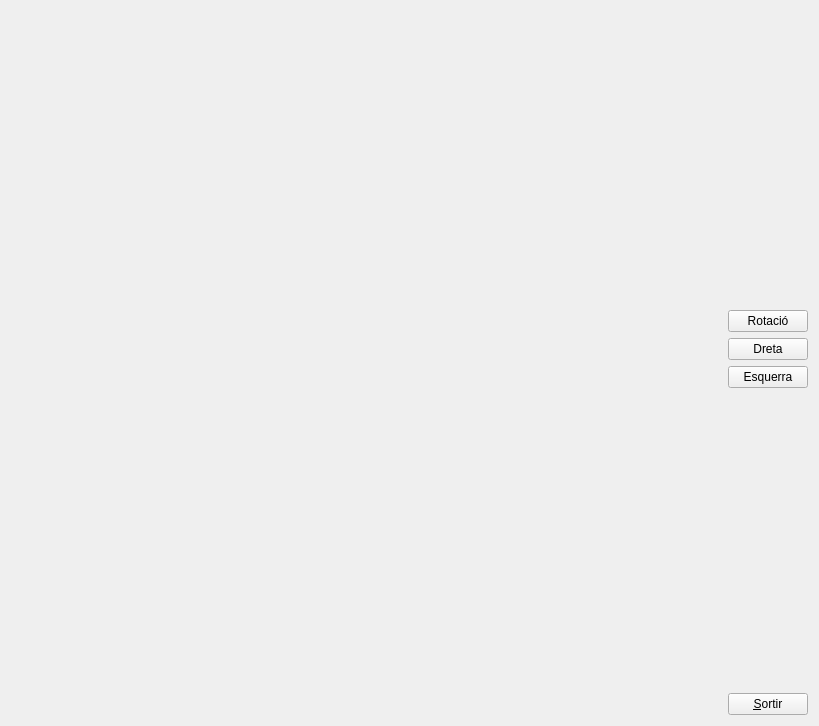
<?xml version="1.0" encoding="UTF-8"?>
<ui version="4.0">
 <class>MyForm</class>
 <widget class="QWidget" name="MyForm">
  <property name="geometry">
   <rect>
    <x>0</x>
    <y>0</y>
    <width>819</width>
    <height>726</height>
   </rect>
  </property>
  <property name="windowTitle">
   <string>IDI-Lab</string>
  </property>
  <layout class="QHBoxLayout" name="horizontalLayout">
   <item>
    <widget class="NouGLWidget" name="widget" native="true">
     <property name="sizePolicy">
      <sizepolicy hsizetype="Expanding" vsizetype="Expanding">
       <horstretch>0</horstretch>
       <verstretch>0</verstretch>
      </sizepolicy>
     </property>
    </widget>
   </item>
   <item>
    <layout class="QVBoxLayout" name="verticalLayout">
     <item>
      <spacer name="verticalSpacer_2">
       <property name="orientation">
        <enum>Qt::Vertical</enum>
       </property>
       <property name="sizeHint" stdset="0">
        <size>
         <width>20</width>
         <height>40</height>
        </size>
       </property>
      </spacer>
     </item>
     <item>
      <widget class="QPushButton" name="pushButton_2">
       <property name="text">
        <string>Rotació</string>
       </property>
      </widget>
     </item>
     <item>
      <widget class="QPushButton" name="pushButton_3">
       <property name="text">
        <string>Dreta</string>
       </property>
      </widget>
     </item>
     <item>
      <widget class="QPushButton" name="pushButton_4">
       <property name="text">
        <string>Esquerra</string>
       </property>
      </widget>
     </item>
     <item>
      <spacer name="verticalSpacer">
       <property name="orientation">
        <enum>Qt::Vertical</enum>
       </property>
       <property name="sizeHint" stdset="0">
        <size>
         <width>20</width>
         <height>40</height>
        </size>
       </property>
      </spacer>
     </item>
     <item>
      <widget class="QPushButton" name="pushButton">
       <property name="sizePolicy">
        <sizepolicy hsizetype="Fixed" vsizetype="Fixed">
         <horstretch>0</horstretch>
         <verstretch>0</verstretch>
        </sizepolicy>
       </property>
       <property name="text">
        <string>&amp;Sortir</string>
       </property>
      </widget>
     </item>
    </layout>
   </item>
  </layout>
 </widget>
 <customwidgets>
  <customwidget>
   <class>NouGLWidget</class>
   <extends>QWidget</extends>
   <header>NouGLWidget.h</header>
   <container>1</container>
   <slots>
    <slot>rotLego()</slot>
    <slot>movLegoDreta()</slot>
    <slot>movLegoEsquerra()</slot>
   </slots>
  </customwidget>
 </customwidgets>
 <resources/>
 <connections>
  <connection>
   <sender>pushButton</sender>
   <signal>clicked()</signal>
   <receiver>MyForm</receiver>
   <slot>close()</slot>
   <hints>
    <hint type="sourcelabel">
     <x>783</x>
     <y>713</y>
    </hint>
    <hint type="destinationlabel">
     <x>839</x>
     <y>529</y>
    </hint>
   </hints>
  </connection>
  <connection>
   <sender>pushButton_2</sender>
   <signal>clicked()</signal>
   <receiver>widget</receiver>
   <slot>rotLego()</slot>
   <hints>
    <hint type="sourcelabel">
     <x>758</x>
     <y>313</y>
    </hint>
    <hint type="destinationlabel">
     <x>632</x>
     <y>289</y>
    </hint>
   </hints>
  </connection>
  <connection>
   <sender>pushButton_3</sender>
   <signal>clicked()</signal>
   <receiver>widget</receiver>
   <slot>movLegoDreta()</slot>
   <hints>
    <hint type="sourcelabel">
     <x>734</x>
     <y>344</y>
    </hint>
    <hint type="destinationlabel">
     <x>647</x>
     <y>352</y>
    </hint>
   </hints>
  </connection>
  <connection>
   <sender>pushButton_4</sender>
   <signal>clicked()</signal>
   <receiver>widget</receiver>
   <slot>movLegoEsquerra()</slot>
   <hints>
    <hint type="sourcelabel">
     <x>746</x>
     <y>378</y>
    </hint>
    <hint type="destinationlabel">
     <x>628</x>
     <y>390</y>
    </hint>
   </hints>
  </connection>
 </connections>
</ui>
